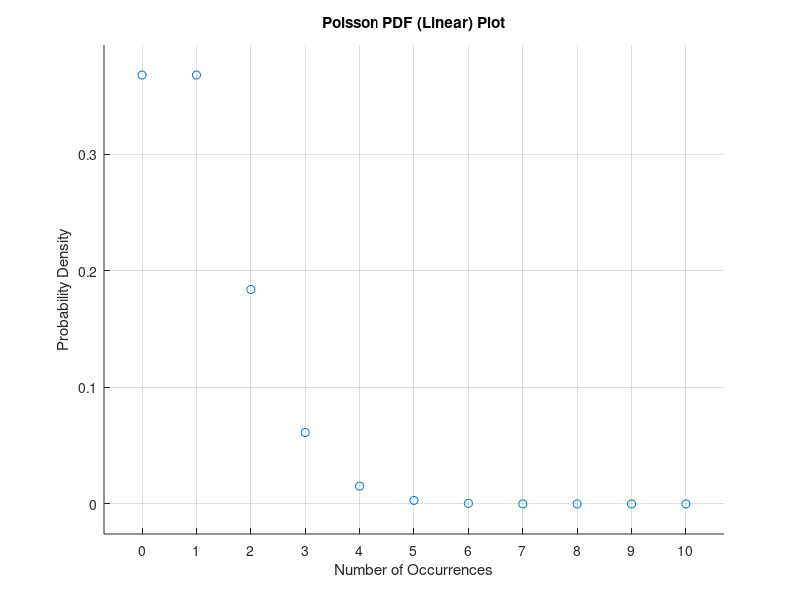
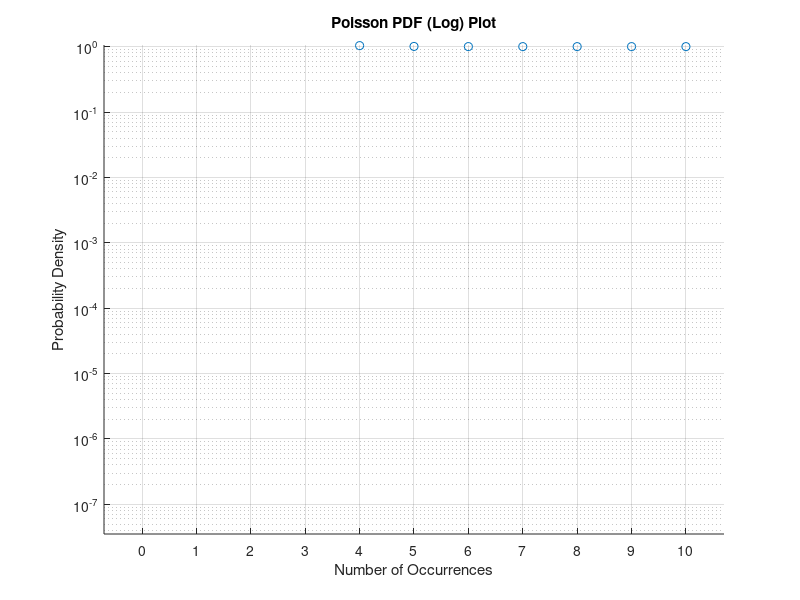
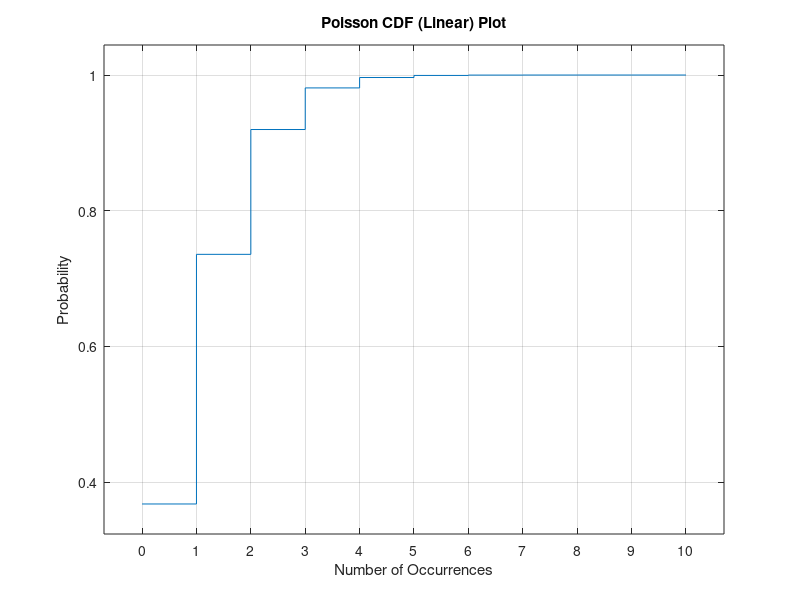
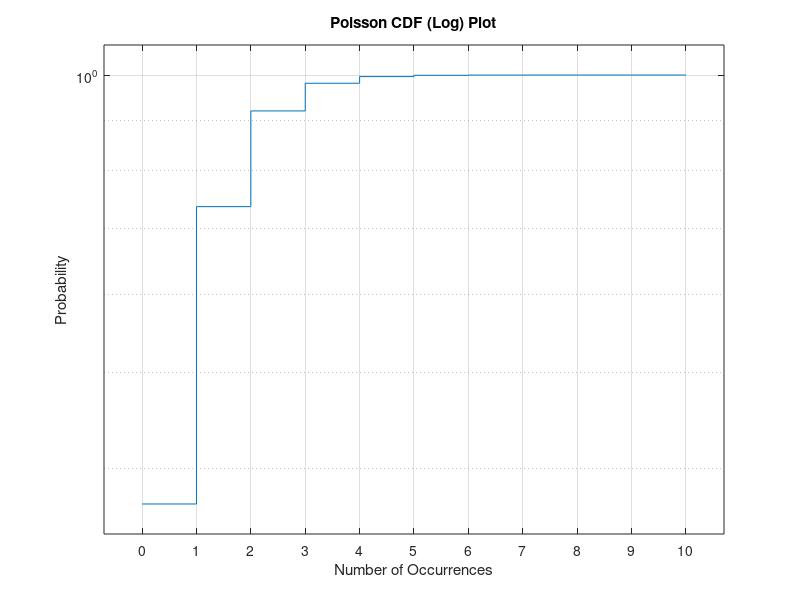

These figures' MATLAB source, in order:
lambda = 1.0;   
x = (0 : 1 : 10); 
y1 = poisspdf(x, lambda);  
y2 = poisscdf(x, lambda); 

% Poisson PDF (Linear) Plot  
figure (1) 
scatter(x, y1)  
xticks(x); 
grid on 
axis padded 
title("Poisson PDF (Linear) Plot")
xlabel("Number of Occurrences") 
ylabel("Probability Density") 

% Poisson PDF (Log) Plot  
figure (2) 
scatter(x, y1)
set(gca, "yscale", "log");  
xticks(x);
yticks([10.^-7 10.^-6 10.^-5 10.^-4 10.^-3 10.^-2 10.^-1 10.^0]); 
grid on 
axis padded 
title("Poisson PDF (Log) Plot")
xlabel("Number of Occurrences") 
ylabel("Probability Density") 

% Poisson CDF (Linear) Plot 
figure (3) 
stairs(x, y2)  
xticks(x); 
grid on 
axis padded 
title("Poisson CDF (Linear) Plot")
xlabel("Number of Occurrences") 
ylabel("Probability")    

% Poisson CDF (Log) Plot   
figure (4) 
stairs(x, y2)
set(gca, "yscale", "log");  
xticks(x);
grid on  
axis padded   
title("Poisson CDF (Log) Plot")
xlabel("Number of Occurrences") 
ylabel("Probability")     









